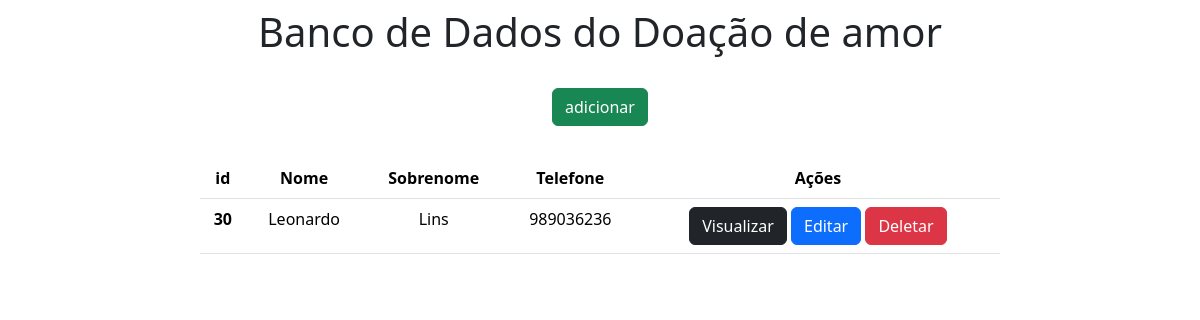
Before: / with the older database file.
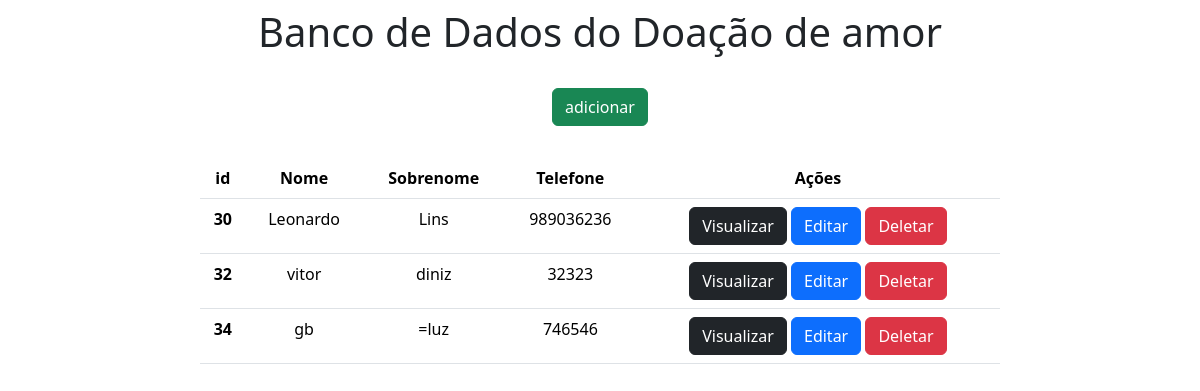
After: the same page with the newer database file.
### app/models.py (models this page shows)
class Carros(models.Model):
    modelo = models.CharField(max_length=150)
    marca = models.CharField(max_length=100)
    ano = models.IntegerField()

### app/views.py (the view)
# urls.py: 2. Add a URL to urlpatterns:  path('', views.home, name='home')
def home(request):
   data={}
   data['db'] = Carros.objects.all()
   return render(request, 'index.html', data)

### app/templates/index.html (shortened to what this page needs)
<!DOCTYPE html>
<html lang="pt-br">
<head>
    <link href="https://cdn.jsdelivr.net/npm/bootstrap@5.3.3/dist/css/bootstrap.min.css" rel="stylesheet">
</head>
<body>
<div class="col-8 m-auto pt-2 pb-2 text-center">
    <h1>Banco de Dados do Doação de amor</h1>
</div>
<div class="col-8 m-auto pt-3 pb-2 text-center" >
    <a href="/form"class="btn btn-success">adicionar</a>
</div>
<div class="col-8 m-auto pt-4 pb-2 text-center">
<table class="table">
  <thead class="thead-dark">
    <tr>
      <th scope="col">id</th>
      <th scope="col">Nome</th>
      <th scope="col">Sobrenome</th>
      <th scope="col">Telefone</th>
      <th scope="col">Ações</th>
    </tr>
  </thead>
  <tbody>
  {% for dbs in db %}
  <tr>
      <th>{{dbs.id}}</th>
      <td>{{dbs.modelo}}</td>
      <td>{{dbs.marca}}</td>
      <td>{{dbs.ano}}</td>
      <td>
          <a href="/view/{{ dbs.id }}/" class="btn btn-dark">Visualizar</a>
          <a href="/edit/{{ dbs.id }}/" class="btn btn-primary">Editar</a>
          <a href="/delete/{{ dbs.id }}/" class="btn btn-danger btnDel">Deletar</a>
      </td>
    </tr>
  {% endfor %}
  </tbody>
</table>
{% load static %}
</body>
</html>

Changed rows visible on the page:
added Carros: id "32", modelo "vitor", marca "diniz", ano "32323"
added Carros: id "34", modelo "gb", marca "=luz", ano "746546"
